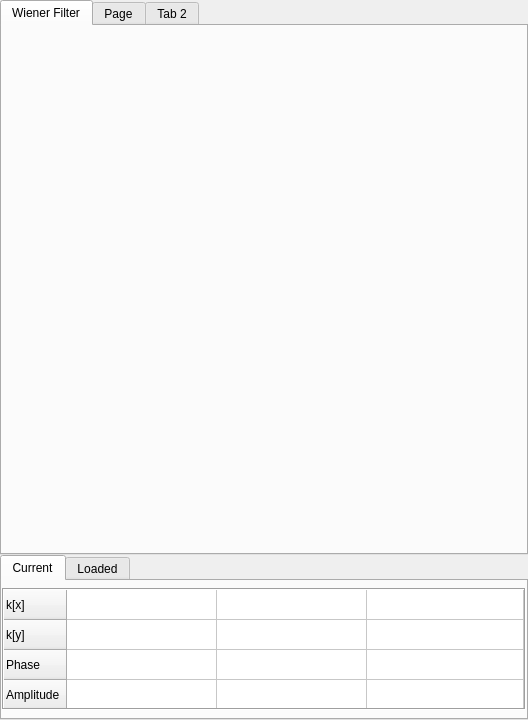
<?xml version="1.0" encoding="UTF-8"?>
<ui version="4.0">
 <class>CalibrationMessage</class>
 <widget class="QWidget" name="CalibrationMessage">
  <property name="geometry">
   <rect>
    <x>0</x>
    <y>0</y>
    <width>528</width>
    <height>720</height>
   </rect>
  </property>
  <property name="sizePolicy">
   <sizepolicy hsizetype="Fixed" vsizetype="Fixed">
    <horstretch>0</horstretch>
    <verstretch>0</verstretch>
   </sizepolicy>
  </property>
  <property name="minimumSize">
   <size>
    <width>528</width>
    <height>720</height>
   </size>
  </property>
  <property name="maximumSize">
   <size>
    <width>528</width>
    <height>720</height>
   </size>
  </property>
  <property name="windowTitle">
   <string>Calibration results</string>
  </property>
  <layout class="QVBoxLayout" name="verticalLayout_2">
   <property name="spacing">
    <number>0</number>
   </property>
   <property name="leftMargin">
    <number>0</number>
   </property>
   <property name="topMargin">
    <number>0</number>
   </property>
   <property name="rightMargin">
    <number>0</number>
   </property>
   <property name="bottomMargin">
    <number>0</number>
   </property>
   <item>
    <layout class="QVBoxLayout" name="verticalLayout">
     <item>
      <widget class="QTabWidget" name="tabWidget">
       <property name="currentIndex">
        <number>0</number>
       </property>
       <widget class="QWidget" name="wienerfilterTab">
        <attribute name="title">
         <string>Wiener Filter</string>
        </attribute>
        <layout class="QVBoxLayout" name="verticalLayout_3">
         <item>
          <layout class="QFormLayout" name="wienerfilterLayout">
           <property name="fieldGrowthPolicy">
            <enum>QFormLayout::ExpandingFieldsGrow</enum>
           </property>
           <property name="labelAlignment">
            <set>Qt::AlignCenter</set>
           </property>
           <property name="horizontalSpacing">
            <number>0</number>
           </property>
           <property name="verticalSpacing">
            <number>0</number>
           </property>
          </layout>
         </item>
        </layout>
       </widget>
       <widget class="QWidget" name="tab_3">
        <attribute name="title">
         <string>Page</string>
        </attribute>
        <layout class="QVBoxLayout" name="verticalLayout_4">
         <item>
          <layout class="QFormLayout" name="formLayout_2"/>
         </item>
        </layout>
       </widget>
       <widget class="QWidget" name="tab_2">
        <attribute name="title">
         <string>Tab 2</string>
        </attribute>
        <layout class="QVBoxLayout" name="verticalLayout_5">
         <item>
          <layout class="QFormLayout" name="formLayout_3"/>
         </item>
        </layout>
       </widget>
      </widget>
     </item>
    </layout>
   </item>
   <item>
    <widget class="QTabWidget" name="tabWidget_2">
     <property name="maximumSize">
      <size>
       <width>16777215</width>
       <height>165</height>
      </size>
     </property>
     <property name="currentIndex">
      <number>0</number>
     </property>
     <widget class="QWidget" name="tab_4">
      <attribute name="title">
       <string>Current</string>
      </attribute>
      <layout class="QVBoxLayout" name="verticalLayout_6">
       <property name="spacing">
        <number>0</number>
       </property>
       <property name="leftMargin">
        <number>0</number>
       </property>
       <property name="topMargin">
        <number>0</number>
       </property>
       <property name="rightMargin">
        <number>0</number>
       </property>
       <property name="bottomMargin">
        <number>0</number>
       </property>
       <item>
        <widget class="QTableWidget" name="currentTable">
         <property name="sizePolicy">
          <sizepolicy hsizetype="Expanding" vsizetype="Maximum">
           <horstretch>0</horstretch>
           <verstretch>0</verstretch>
          </sizepolicy>
         </property>
         <property name="minimumSize">
          <size>
           <width>0</width>
           <height>40</height>
          </size>
         </property>
         <property name="maximumSize">
          <size>
           <width>16777215</width>
           <height>122</height>
          </size>
         </property>
         <property name="frameShape">
          <enum>QFrame::Box</enum>
         </property>
         <property name="frameShadow">
          <enum>QFrame::Sunken</enum>
         </property>
         <property name="verticalScrollBarPolicy">
          <enum>Qt::ScrollBarAlwaysOff</enum>
         </property>
         <property name="horizontalScrollBarPolicy">
          <enum>Qt::ScrollBarAsNeeded</enum>
         </property>
         <property name="showGrid">
          <bool>true</bool>
         </property>
         <property name="rowCount">
          <number>4</number>
         </property>
         <property name="columnCount">
          <number>3</number>
         </property>
         <attribute name="horizontalHeaderVisible">
          <bool>false</bool>
         </attribute>
         <attribute name="horizontalHeaderCascadingSectionResizes">
          <bool>true</bool>
         </attribute>
         <attribute name="horizontalHeaderMinimumSectionSize">
          <number>40</number>
         </attribute>
         <attribute name="horizontalHeaderDefaultSectionSize">
          <number>150</number>
         </attribute>
         <attribute name="horizontalHeaderHighlightSections">
          <bool>true</bool>
         </attribute>
         <attribute name="horizontalHeaderStretchLastSection">
          <bool>true</bool>
         </attribute>
         <attribute name="verticalHeaderStretchLastSection">
          <bool>true</bool>
         </attribute>
         <row>
          <property name="text">
           <string>k[x]</string>
          </property>
         </row>
         <row>
          <property name="text">
           <string>k[y]</string>
          </property>
         </row>
         <row>
          <property name="text">
           <string>Phase</string>
          </property>
         </row>
         <row>
          <property name="text">
           <string>Amplitude</string>
          </property>
         </row>
         <column/>
         <column/>
         <column/>
        </widget>
       </item>
      </layout>
     </widget>
     <widget class="QWidget" name="tab_5">
      <attribute name="title">
       <string>Loaded</string>
      </attribute>
      <layout class="QVBoxLayout" name="verticalLayout_7">
       <property name="spacing">
        <number>0</number>
       </property>
       <property name="leftMargin">
        <number>0</number>
       </property>
       <property name="topMargin">
        <number>0</number>
       </property>
       <property name="rightMargin">
        <number>0</number>
       </property>
       <property name="bottomMargin">
        <number>0</number>
       </property>
       <item>
        <widget class="QTableWidget" name="loadedTable">
         <property name="sizePolicy">
          <sizepolicy hsizetype="Expanding" vsizetype="Maximum">
           <horstretch>0</horstretch>
           <verstretch>0</verstretch>
          </sizepolicy>
         </property>
         <property name="minimumSize">
          <size>
           <width>0</width>
           <height>40</height>
          </size>
         </property>
         <property name="maximumSize">
          <size>
           <width>16777215</width>
           <height>122</height>
          </size>
         </property>
         <property name="frameShape">
          <enum>QFrame::Box</enum>
         </property>
         <property name="frameShadow">
          <enum>QFrame::Sunken</enum>
         </property>
         <property name="verticalScrollBarPolicy">
          <enum>Qt::ScrollBarAlwaysOff</enum>
         </property>
         <property name="horizontalScrollBarPolicy">
          <enum>Qt::ScrollBarAsNeeded</enum>
         </property>
         <property name="showGrid">
          <bool>true</bool>
         </property>
         <property name="rowCount">
          <number>4</number>
         </property>
         <property name="columnCount">
          <number>3</number>
         </property>
         <attribute name="horizontalHeaderVisible">
          <bool>false</bool>
         </attribute>
         <attribute name="horizontalHeaderCascadingSectionResizes">
          <bool>true</bool>
         </attribute>
         <attribute name="horizontalHeaderMinimumSectionSize">
          <number>40</number>
         </attribute>
         <attribute name="horizontalHeaderDefaultSectionSize">
          <number>150</number>
         </attribute>
         <attribute name="horizontalHeaderHighlightSections">
          <bool>true</bool>
         </attribute>
         <attribute name="horizontalHeaderStretchLastSection">
          <bool>true</bool>
         </attribute>
         <attribute name="verticalHeaderStretchLastSection">
          <bool>true</bool>
         </attribute>
         <row>
          <property name="text">
           <string>k[x]</string>
          </property>
         </row>
         <row>
          <property name="text">
           <string>k[y]</string>
          </property>
         </row>
         <row>
          <property name="text">
           <string>Phase</string>
          </property>
         </row>
         <row>
          <property name="text">
           <string>Amplitude</string>
          </property>
         </row>
         <column/>
         <column/>
         <column/>
        </widget>
       </item>
      </layout>
     </widget>
    </widget>
   </item>
  </layout>
 </widget>
 <resources/>
 <connections/>
</ui>
